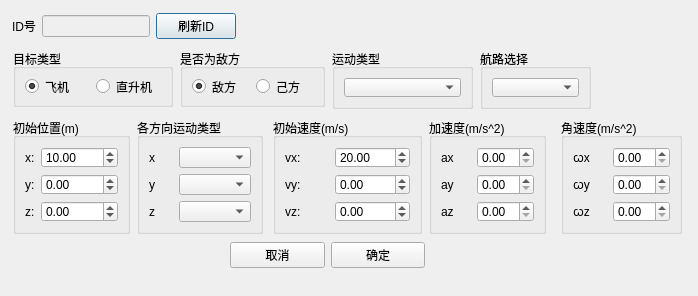
<?xml version="1.0" encoding="UTF-8"?>
<ui version="4.0">
 <class>setAFlightPath</class>
 <widget class="QDialog" name="setAFlightPath">
  <property name="geometry">
   <rect>
    <x>0</x>
    <y>0</y>
    <width>698</width>
    <height>296</height>
   </rect>
  </property>
  <property name="windowTitle">
   <string>输入航路参数</string>
  </property>
  <widget class="QGroupBox" name="groupBox_3">
   <property name="geometry">
    <rect>
     <x>273</x>
     <y>118</y>
     <width>149</width>
     <height>116</height>
    </rect>
   </property>
   <property name="title">
    <string>初始速度(m/s)</string>
   </property>
   <layout class="QGridLayout" name="gridLayout_4">
    <item row="0" column="0">
     <widget class="QLabel" name="label_6">
      <property name="text">
       <string>vx:</string>
      </property>
     </widget>
    </item>
    <item row="0" column="1">
     <widget class="QDoubleSpinBox" name="spinvx">
      <property name="decimals">
       <number>2</number>
      </property>
      <property name="minimum">
       <double>-9999.000000000000000</double>
      </property>
      <property name="maximum">
       <double>9999.000000000000000</double>
      </property>
      <property name="singleStep">
       <double>0.100000000000000</double>
      </property>
      <property name="value">
       <double>20.000000000000000</double>
      </property>
     </widget>
    </item>
    <item row="1" column="0">
     <widget class="QLabel" name="label_7">
      <property name="text">
       <string>vy:</string>
      </property>
     </widget>
    </item>
    <item row="1" column="1">
     <widget class="QDoubleSpinBox" name="spinvy">
      <property name="decimals">
       <number>2</number>
      </property>
      <property name="minimum">
       <double>-9999.000000000000000</double>
      </property>
      <property name="maximum">
       <double>9999.000000000000000</double>
      </property>
      <property name="singleStep">
       <double>0.100000000000000</double>
      </property>
      <property name="value">
       <double>0.000000000000000</double>
      </property>
     </widget>
    </item>
    <item row="2" column="0">
     <widget class="QLabel" name="label_8">
      <property name="text">
       <string>vz:</string>
      </property>
     </widget>
    </item>
    <item row="2" column="1">
     <widget class="QDoubleSpinBox" name="spinvz">
      <property name="decimals">
       <number>2</number>
      </property>
      <property name="minimum">
       <double>-9999.000000000000000</double>
      </property>
      <property name="maximum">
       <double>9999.000000000000000</double>
      </property>
      <property name="singleStep">
       <double>0.100000000000000</double>
      </property>
      <property name="value">
       <double>0.000000000000000</double>
      </property>
     </widget>
    </item>
   </layout>
  </widget>
  <widget class="QGroupBox" name="groupBox_6">
   <property name="geometry">
    <rect>
     <x>13</x>
     <y>49</y>
     <width>160</width>
     <height>58</height>
    </rect>
   </property>
   <property name="title">
    <string>目标类型</string>
   </property>
   <layout class="QGridLayout" name="gridLayout_6">
    <item row="0" column="1">
     <widget class="QRadioButton" name="radioHelicopter">
      <property name="text">
       <string>直升机</string>
      </property>
     </widget>
    </item>
    <item row="0" column="0">
     <widget class="QRadioButton" name="radioPlane">
      <property name="text">
       <string>飞机</string>
      </property>
      <property name="checked">
       <bool>true</bool>
      </property>
     </widget>
    </item>
   </layout>
  </widget>
  <widget class="QGroupBox" name="groupBox_8">
   <property name="geometry">
    <rect>
     <x>332</x>
     <y>49</y>
     <width>141</width>
     <height>60</height>
    </rect>
   </property>
   <property name="title">
    <string>运动类型</string>
   </property>
   <layout class="QGridLayout" name="gridLayout_8">
    <item row="0" column="0">
     <widget class="QComboBox" name="cmbType"/>
    </item>
   </layout>
  </widget>
  <widget class="QGroupBox" name="groupBox">
   <property name="geometry">
    <rect>
     <x>180</x>
     <y>49</y>
     <width>145</width>
     <height>58</height>
    </rect>
   </property>
   <property name="title">
    <string>是否为敌方</string>
   </property>
   <layout class="QGridLayout" name="gridLayout">
    <item row="0" column="0">
     <widget class="QRadioButton" name="radioenemy">
      <property name="text">
       <string>敌方</string>
      </property>
      <property name="checked">
       <bool>true</bool>
      </property>
     </widget>
    </item>
    <item row="0" column="1">
     <widget class="QRadioButton" name="radiooos">
      <property name="text">
       <string>己方</string>
      </property>
     </widget>
    </item>
   </layout>
  </widget>
  <widget class="QGroupBox" name="groupBox_2">
   <property name="geometry">
    <rect>
     <x>13</x>
     <y>118</y>
     <width>117</width>
     <height>116</height>
    </rect>
   </property>
   <property name="title">
    <string>初始位置(m)</string>
   </property>
   <layout class="QGridLayout" name="gridLayout_3">
    <item row="1" column="1">
     <widget class="QDoubleSpinBox" name="spinlocy">
      <property name="sizePolicy">
       <sizepolicy hsizetype="Maximum" vsizetype="Fixed">
        <horstretch>0</horstretch>
        <verstretch>0</verstretch>
       </sizepolicy>
      </property>
      <property name="accelerated">
       <bool>true</bool>
      </property>
      <property name="minimum">
       <double>-99999.000000000000000</double>
      </property>
      <property name="maximum">
       <double>99999.000000000000000</double>
      </property>
     </widget>
    </item>
    <item row="2" column="1">
     <widget class="QDoubleSpinBox" name="spinlocz">
      <property name="sizePolicy">
       <sizepolicy hsizetype="Maximum" vsizetype="Fixed">
        <horstretch>0</horstretch>
        <verstretch>0</verstretch>
       </sizepolicy>
      </property>
      <property name="minimum">
       <double>-99999.000000000000000</double>
      </property>
      <property name="maximum">
       <double>99999.000000000000000</double>
      </property>
     </widget>
    </item>
    <item row="0" column="1">
     <widget class="QDoubleSpinBox" name="spinlocx">
      <property name="sizePolicy">
       <sizepolicy hsizetype="Maximum" vsizetype="Fixed">
        <horstretch>0</horstretch>
        <verstretch>0</verstretch>
       </sizepolicy>
      </property>
      <property name="focusPolicy">
       <enum>Qt::ClickFocus</enum>
      </property>
      <property name="wrapping">
       <bool>true</bool>
      </property>
      <property name="frame">
       <bool>true</bool>
      </property>
      <property name="buttonSymbols">
       <enum>QAbstractSpinBox::UpDownArrows</enum>
      </property>
      <property name="correctionMode">
       <enum>QAbstractSpinBox::CorrectToPreviousValue</enum>
      </property>
      <property name="minimum">
       <double>-99999.000000000000000</double>
      </property>
      <property name="maximum">
       <double>99999.000000000000000</double>
      </property>
      <property name="value">
       <double>10.000000000000000</double>
      </property>
     </widget>
    </item>
    <item row="0" column="0">
     <widget class="QLabel" name="label_3">
      <property name="sizePolicy">
       <sizepolicy hsizetype="Minimum" vsizetype="Preferred">
        <horstretch>0</horstretch>
        <verstretch>0</verstretch>
       </sizepolicy>
      </property>
      <property name="text">
       <string>x:</string>
      </property>
     </widget>
    </item>
    <item row="1" column="0">
     <widget class="QLabel" name="label_5">
      <property name="sizePolicy">
       <sizepolicy hsizetype="Minimum" vsizetype="Preferred">
        <horstretch>0</horstretch>
        <verstretch>0</verstretch>
       </sizepolicy>
      </property>
      <property name="text">
       <string>y:</string>
      </property>
     </widget>
    </item>
    <item row="2" column="0">
     <widget class="QLabel" name="label_4">
      <property name="sizePolicy">
       <sizepolicy hsizetype="Minimum" vsizetype="Preferred">
        <horstretch>0</horstretch>
        <verstretch>0</verstretch>
       </sizepolicy>
      </property>
      <property name="text">
       <string>z:</string>
      </property>
     </widget>
    </item>
   </layout>
  </widget>
  <widget class="QGroupBox" name="groupBox_5">
   <property name="geometry">
    <rect>
     <x>429</x>
     <y>118</y>
     <width>117</width>
     <height>116</height>
    </rect>
   </property>
   <property name="title">
    <string>加速度(m/s^2)</string>
   </property>
   <layout class="QGridLayout" name="gridLayout_5">
    <item row="0" column="0">
     <widget class="QLabel" name="label_12">
      <property name="text">
       <string>ax</string>
      </property>
     </widget>
    </item>
    <item row="0" column="1">
     <widget class="QDoubleSpinBox" name="spinax"/>
    </item>
    <item row="1" column="0">
     <widget class="QLabel" name="label_13">
      <property name="text">
       <string>ay</string>
      </property>
     </widget>
    </item>
    <item row="1" column="1">
     <widget class="QDoubleSpinBox" name="spinay"/>
    </item>
    <item row="2" column="0">
     <widget class="QLabel" name="label_14">
      <property name="text">
       <string>az</string>
      </property>
     </widget>
    </item>
    <item row="2" column="1">
     <widget class="QDoubleSpinBox" name="spinaz"/>
    </item>
   </layout>
  </widget>
  <widget class="QGroupBox" name="groupBox_4">
   <property name="geometry">
    <rect>
     <x>137</x>
     <y>118</y>
     <width>126</width>
     <height>116</height>
    </rect>
   </property>
   <property name="title">
    <string>各方向运动类型</string>
   </property>
   <layout class="QGridLayout" name="gridLayout_2">
    <item row="0" column="0">
     <widget class="QLabel" name="label_9">
      <property name="text">
       <string>x</string>
      </property>
     </widget>
    </item>
    <item row="0" column="1">
     <widget class="QComboBox" name="cmbtypex"/>
    </item>
    <item row="1" column="0">
     <widget class="QLabel" name="label_10">
      <property name="text">
       <string>y</string>
      </property>
     </widget>
    </item>
    <item row="1" column="1">
     <widget class="QComboBox" name="cmbtypey"/>
    </item>
    <item row="2" column="0">
     <widget class="QLabel" name="label_11">
      <property name="text">
       <string>z</string>
      </property>
     </widget>
    </item>
    <item row="2" column="1">
     <widget class="QComboBox" name="cmbtypez"/>
    </item>
   </layout>
  </widget>
  <widget class="QGroupBox" name="groupBox_7">
   <property name="geometry">
    <rect>
     <x>561</x>
     <y>118</y>
     <width>121</width>
     <height>116</height>
    </rect>
   </property>
   <property name="title">
    <string>角速度(m/s^2)</string>
   </property>
   <layout class="QGridLayout" name="gridLayout_7">
    <item row="0" column="0">
     <widget class="QLabel" name="label_15">
      <property name="text">
       <string>ꞷx</string>
      </property>
     </widget>
    </item>
    <item row="0" column="1">
     <widget class="QDoubleSpinBox" name="spinwx"/>
    </item>
    <item row="1" column="0">
     <widget class="QLabel" name="label_16">
      <property name="text">
       <string>ꞷy</string>
      </property>
     </widget>
    </item>
    <item row="1" column="1">
     <widget class="QDoubleSpinBox" name="spinwy"/>
    </item>
    <item row="2" column="0">
     <widget class="QLabel" name="label_17">
      <property name="text">
       <string>ꞷz</string>
      </property>
     </widget>
    </item>
    <item row="2" column="1">
     <widget class="QDoubleSpinBox" name="spinwz"/>
    </item>
   </layout>
  </widget>
  <widget class="QWidget" name="layoutWidget">
   <property name="geometry">
    <rect>
     <x>12</x>
     <y>11</y>
     <width>360</width>
     <height>30</height>
    </rect>
   </property>
   <layout class="QHBoxLayout" name="horizontalLayout_2">
    <item>
     <layout class="QHBoxLayout" name="horizontalLayout">
      <item>
       <widget class="QLabel" name="label">
        <property name="text">
         <string>ID号</string>
        </property>
       </widget>
      </item>
      <item>
       <widget class="QLineEdit" name="editID">
        <property name="enabled">
         <bool>false</bool>
        </property>
        <property name="sizePolicy">
         <sizepolicy hsizetype="Fixed" vsizetype="Fixed">
          <horstretch>0</horstretch>
          <verstretch>0</verstretch>
         </sizepolicy>
        </property>
       </widget>
      </item>
     </layout>
    </item>
    <item>
     <widget class="QPushButton" name="pushButton">
      <property name="text">
       <string>刷新ID</string>
      </property>
     </widget>
    </item>
    <item>
     <spacer name="horizontalSpacer">
      <property name="orientation">
       <enum>Qt::Horizontal</enum>
      </property>
      <property name="sizeHint" stdset="0">
       <size>
        <width>40</width>
        <height>20</height>
       </size>
      </property>
     </spacer>
    </item>
   </layout>
  </widget>
  <widget class="QGroupBox" name="groupBox_9">
   <property name="geometry">
    <rect>
     <x>480</x>
     <y>49</y>
     <width>111</width>
     <height>60</height>
    </rect>
   </property>
   <property name="title">
    <string>航路选择</string>
   </property>
   <layout class="QVBoxLayout" name="verticalLayout">
    <item>
     <widget class="QComboBox" name="cmbFlightPath"/>
    </item>
   </layout>
  </widget>
  <widget class="QWidget" name="layoutWidget">
   <property name="geometry">
    <rect>
     <x>230</x>
     <y>240</y>
     <width>195</width>
     <height>30</height>
    </rect>
   </property>
   <layout class="QHBoxLayout" name="horizontalLayout_5">
    <item>
     <widget class="QPushButton" name="btnCancel">
      <property name="text">
       <string>取消</string>
      </property>
     </widget>
    </item>
    <item>
     <widget class="QPushButton" name="btnOK">
      <property name="text">
       <string>确定</string>
      </property>
     </widget>
    </item>
   </layout>
  </widget>
 </widget>
 <resources/>
 <connections/>
</ui>
